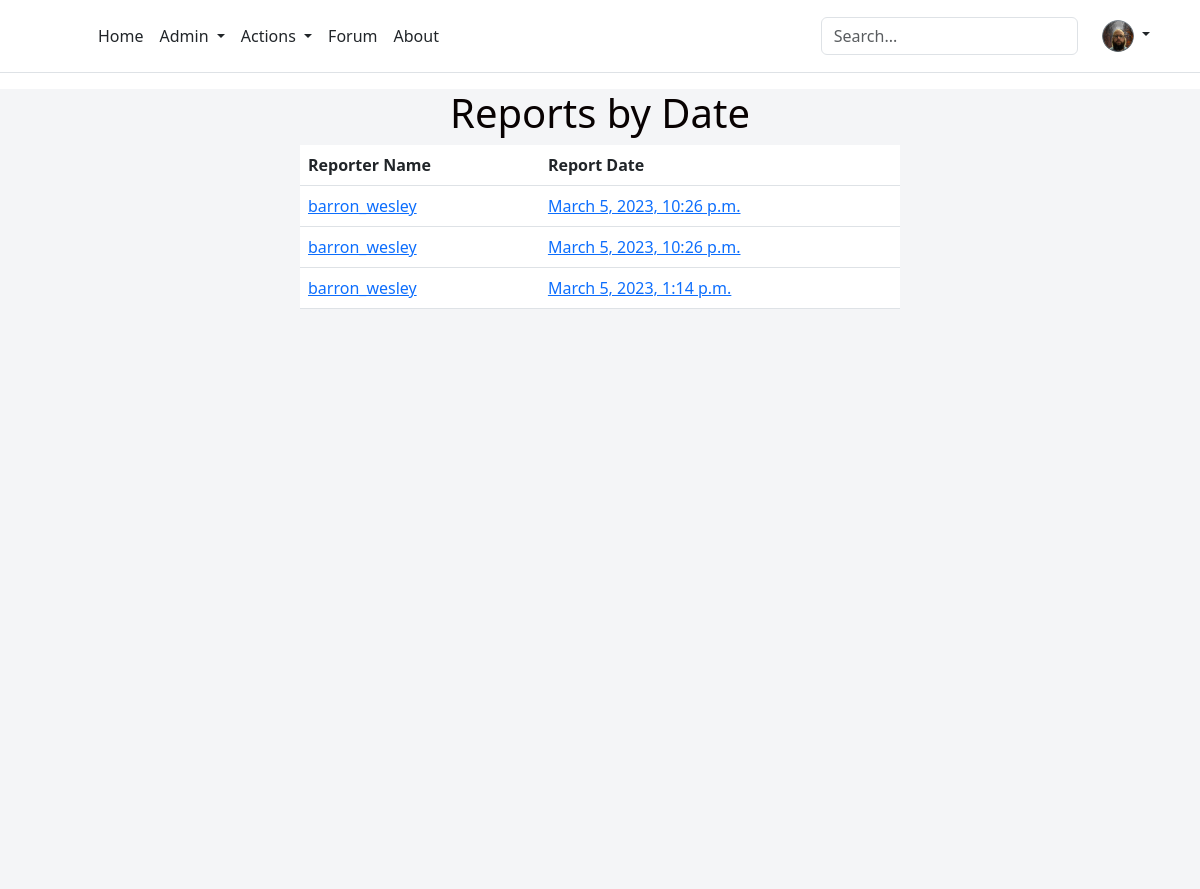
The page /view-all-reports/ (signed in) on the database its author committed.
### skmsapp/models.py (models this page shows, shortened)
class UserProfile(models.Model):
    user = models.OneToOneField(User, null=True, on_delete=models.CASCADE)
    type = models.CharField(max_length=255, choices= (('User','User'), ('Expert','Expert'), ('RiskManager','RiskManager')), default='User')
    userimage = models.ImageField(null=True, blank=True, upload_to="images/profile/")

class Report(models.Model):
    reporter_comments = models.TextField()
    reporter_name = models.CharField(max_length=300, choices= (('Current User','Current User'), ('Anonymous','Anonymous')), default='Current User')
    report_date = models.DateTimeField(auto_now_add=True)
    contact_preference = models.CharField(max_length = 3, choices= (('N','No'), ('Y','Yes')), default='Y')
    report_anonymously = models.CharField(max_length = 3, choices= (('N','No'), ('Y','Yes')), default='N')
    submitter = models.CharField(max_length=50, null=True)

### skmsapp/views.py (the view)
# urls.py: path('view-all-reports/', views.viewAllReports, name='viewAllReports'),
def viewAllReports(request):
    post = Report.objects.values()
    user = request.user
    user_type = UserProfile.objects.filter(user=user, type="RiskManager").exists()
    if user_type == True:
        return render(request, "view-all-reports.html", {'post':post, 'user':user})
    else:
        messages.success(request, "You must have the Risk Management role to access this.")
        return redirect("home")

### skmsapp/templates/view-all-reports.html
{% extends "site-skeleton.html" %}
{% block body %}
<center>
<div style="width:50%;">
<h1 style="color:rgb(8, 2, 2)">Reports by Date</h1>
<table class="table">
    <thead class="thead-dark" style="background-color: #14a44d; color: white;">
      <tr>
        <th scope="col">Reporter Name</th>
        <th scope="col">Report Date</th>
      </tr>
    </thead>
    <tbody>
    {% for i in post reversed %}
      <tr>
        <td><a href="/view-reports/{{user.id}}">{{i.submitter}}</a></td>
        <td><a href="/view-reports/{{user.id}}">{{i.report_date}}</a></td>
      </tr>
    {% endfor %}
    </tbody>
  </table>
</div>
{% endblock %}

### skmsapp/templates/site-skeleton.html (shortened to what this page needs)
<!DOCTYPE html>
<html lang="en">
<head>
    <link href="https://cdn.jsdelivr.net/npm/bootstrap@5.3.0-alpha1/dist/css/bootstrap.min.css" rel="stylesheet">
    <link rel="stylesheet" href="https://cdnjs.cloudflare.com/ajax/libs/font-awesome/6.0.0/css/all.min.css">
    <link rel="stylesheet" href="https://mdbcdn.b-cdn.net/wp-content/themes/mdbootstrap4/docs-app/css/dist/mdb5/standard/core.min.css">
    <link rel="stylesheet" id="roboto-subset.css-css" href="https://mdbcdn.b-cdn.net/wp-content/themes/mdbootstrap4/docs-app/css/mdb5/fonts/roboto-subset.css?ver=3.9.0-update.5" type="text/css" media="all">
    <link rel="stylesheet" href="https://cdnjs.cloudflare.com/ajax/libs/font-awesome/4.7.0/css/font-awesome.min.css">
</head>
<body>
<header class="p-3 mb-3 border-bottom">
  <div class="container">
    <div class="d-flex flex-wrap align-items-center justify-content-center justify-content-lg-start">
      <a href="/" class="d-flex align-items-center mb-2 mb-lg-0 text-dark text-decoration-none">
        <svg class="bi me-2" width="40" height="32" role="img" aria-label="Bootstrap"><use xlink:href="#bootstrap"></use></svg>
      </a>
      <ul class="nav col-12 col-lg-auto me-lg-auto mb-2 justify-content-center mb-md-0">
        <li><a href="{% url 'home' %}" class="nav-link px-2 link-dark">Home</a></li>
        {% if user.userprofile.type == "RiskManager" %}
        <li class="nav-item dropdown">
          <a class="nav-link px-2 link-dark dropdown-toggle" href="#" id="navbardrop" data-toggle="dropdown">
            Admin
          </a>
        </li>
        {% endif %}
        <li class="nav-item dropdown">
          <a class="nav-link px-2 link-dark dropdown-toggle" href="#" id="navbardrop" data-toggle="dropdown">
            Actions
          </a>
        </li>
        <li><a href="{% url 'forum' %}" class="nav-link px-2 link-dark">Forum</a></li>
        <li><a href="#" class="nav-link px-2 link-dark">About</a></li>
      </ul>
      <form class="col-12 col-lg-auto mb-3 mb-lg-0 me-lg-3" role="search">
        <input type="search" class="form-control" placeholder="Search..." aria-label="Search">
      </form>
      <div class="nav-item dropdown text-end">
        <a href="#" class="nav-link px-2 d-block link-dark text-decoration-none dropdown-toggle" data-bs-toggle="dropdown" aria-expanded="false" id="navbardrop" data-toggle="dropdown">
          {% if user.is_authenticated %}
          <img src="{{ user.userprofile.userimage.url }}" alt="mdo" width="32" height="32" class="rounded-circle">
          {% else %}
          <img src="https://betterwaterquality.com/wp-content/uploads/2020/09/dummy-profile-pic-300x300-1-1.png" alt="mdo" width="32" height="32" class="rounded-circle">
          {% endif %}
        </a>
      </div>
    </div>
  </div>
</header>
<section class="vh-100" style="background-color: #f4f5f7;">
   {% block body %}
   {% endblock %}
  </section><link href="https://code.ionicframework.com/ionicons/2.0.1/css/ionicons.min.css" rel="stylesheet">
</body>
</html>

### rows shown on the page
Report: submitter "barron_wesley", report_date "March 5, 2023, 10:26 p.m."
Report: submitter "barron_wesley", report_date "March 5, 2023, 10:26 p.m."
Report: submitter "barron_wesley", report_date "March 5, 2023, 1:14 p.m."
